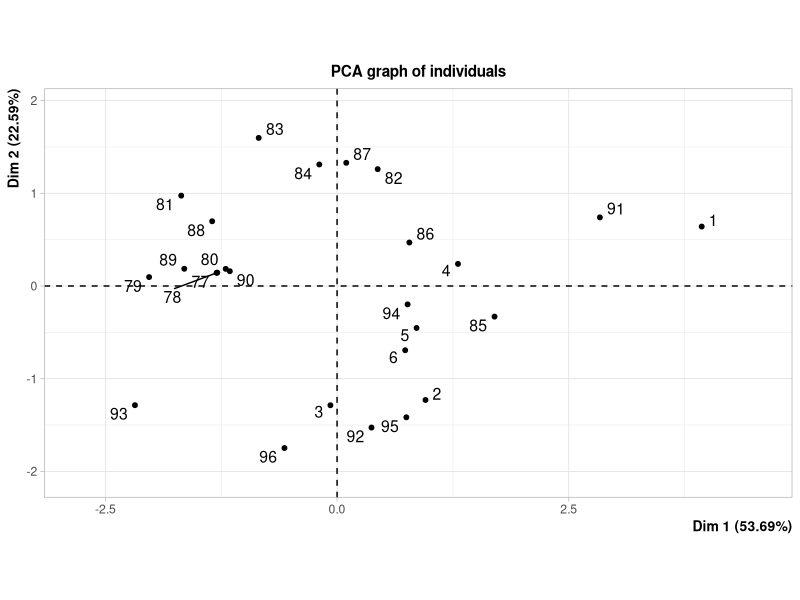
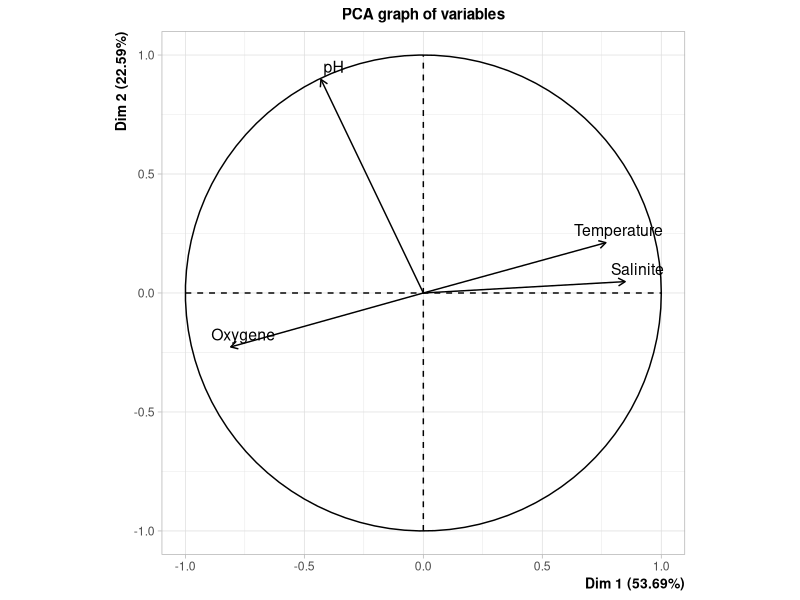
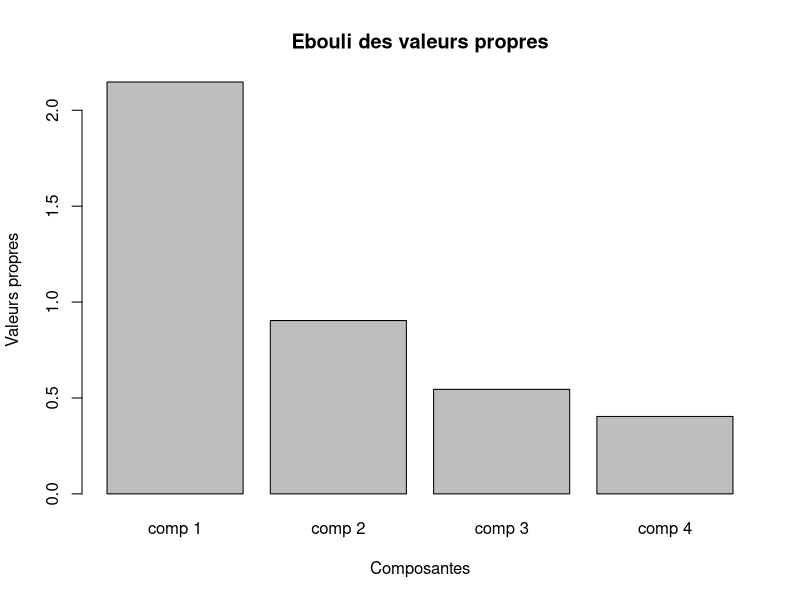
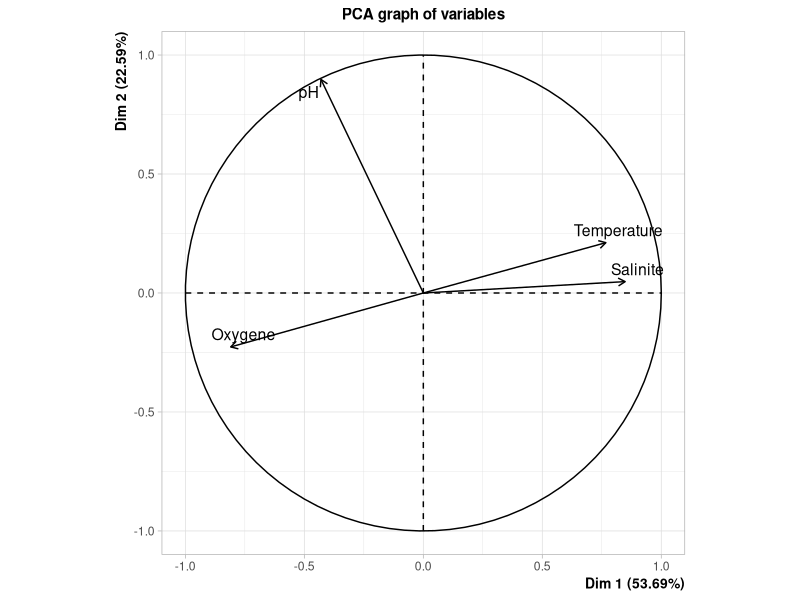
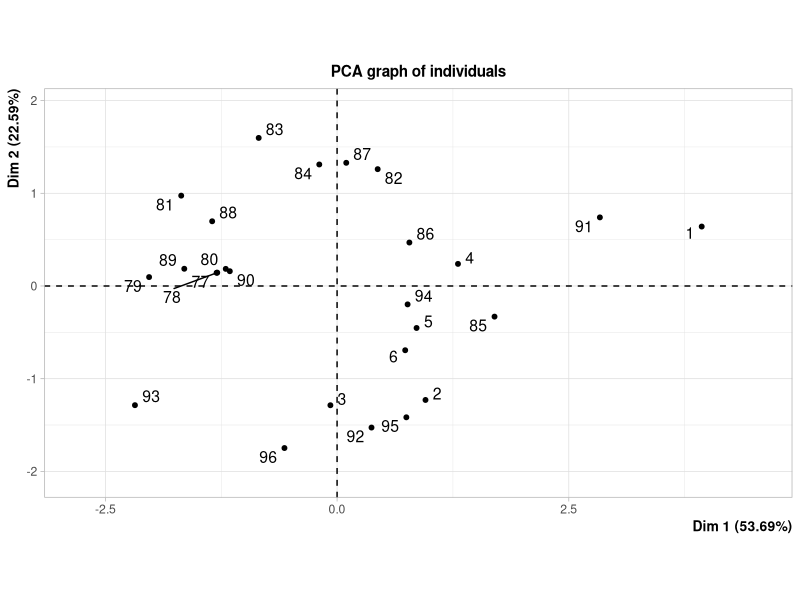
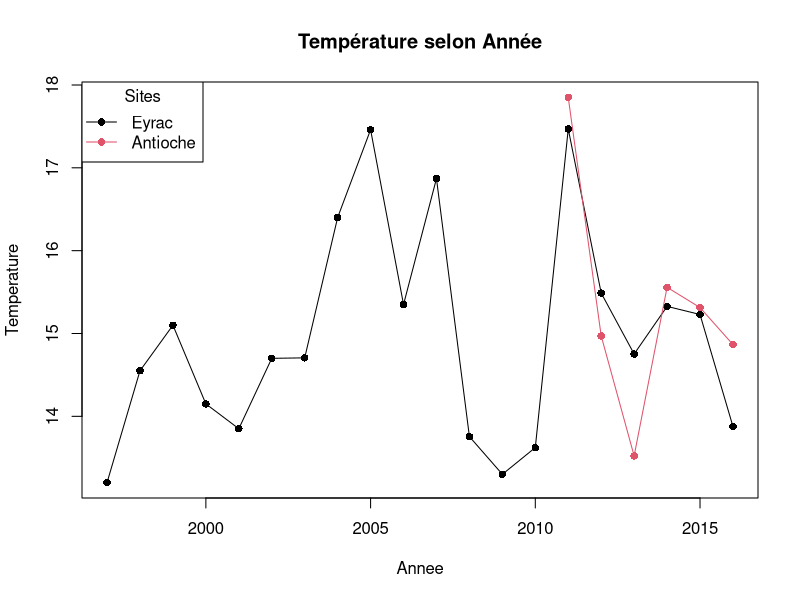
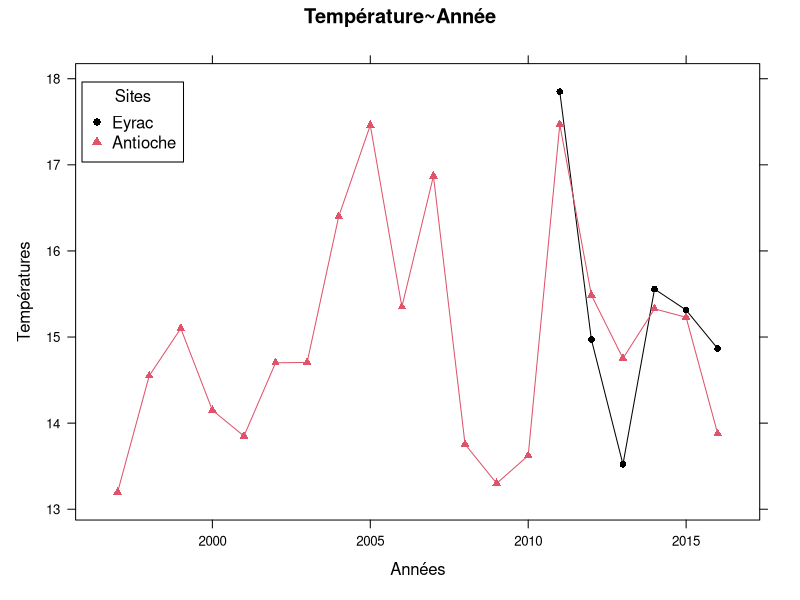

R code for these plots, in order:
setwd("~/Bureau/m2/s3/stat/project/script/")
######################################
# Imporation des données : paramètres mesurés selon mois et selon année
######################################

mois<-read.csv("bdd_mois_somlit.csv", header = T,  dec = ".")
annee<-read.csv("bdd_annee_somlit.csv", header = T,  dec = ".")

#############
# Analyse multivariée ACP
#############
str(annee)
summary(annee)

# exemple d'ACP pour Antioche pour paramètre pH et température

# choix des paramètres(select) et de l'année/site
data0<-subset(annee, NOM_SITE=="Antioche" | NOM_SITE=="Eyrac", select = c("pH","Temperature", "Salinite", "Oxygene"))
data<-subset(annee, NOM_SITE=="Antioche" | NOM_SITE=="Eyrac", select = c("Annee","NOM_SITE","pH","Temperature", "Salinite", "Oxygene"))
# nb_na<-sum(is.na(annee)) # Calculer nombre de NA présent dans le sous ensemble
# c("Il y a", nb_na,"NA")

#############
# Transformation des paramètres année et mois en facteur (pour une représentation utilisant s.class)
#############

#data$Annee<-as.factor(data$Annee)
# mois$Annee<-as.factor(mois$Annee); mois$Mois<-as.factor(mois$Mois)



library(FactoMineR)
ACP<-PCA(scale(data0), scale.unit = TRUE )
round(ACP$eig,2)
barplot(ACP$eig[,1], main="Ebouli des valeurs propres", xlab = "Composantes", ylab="Valeurs propres")
100/ncol(data) #contrib min
round(ACP$var$contrib[,1:2],2 )
round (ACP$var$cos2[,1] + ACP$var$cos2[,2],2) # Somme des cos2 des variables pour deux axes gardés
coordP<-round(ACP$var$coord[,1:2],2);coordP #Coordonnées sur le cercle de corrélation
coordS<-round(ACP$ind$coord[,1:2],2);coordS #Coordonnées des stations

par(mfrow=c(1,2))
plot(ACP,choix="var",axes= c(1,2))
plot(ACP,choix="ind",axes= c(1,2))

#library(ade4)
#s.class(ACP$ind$coord[,c(1,2)] , fac=data$NOM_SITE, col=c(1:20) )
#s.class(ACP$ind$coord[,c(1,2)] , fac=data$Annee, col=c(1:20) )


###############
# Représentations graphiques avec plot ou xyplot
###############

par(mfrow=c(1,1))
?plot
plot(Temperature~Annee, data=data, type = "n", main = "Température selon Année")
with(subset(data, NOM_SITE=="Eyrac"), c(lines(Annee, Temperature, col = 1), points(Annee, Temperature, col = 1, pch = 16)))
with(subset(data, NOM_SITE=="Antioche"), c(lines(Annee, Temperature, col = 2), points(Annee, Temperature, col = 2, pch = 16)))
legend("topleft", legend=c("Eyrac", "Antioche"), col=c(1:2), pch = 16, lty = 1, title = "Sites")

library(lattice)
# /!\ Problème de légende
xyplot(Temperature~Annee, groups = NOM_SITE, data=data, type = "b", main="Température~Année", xlab="Années", ylab="Températures", col=c(1:2), pch=c(16:17))
legend("topleft", legend=c("Eyrac", "Antioche"), col=c(1:2), pch = c(16:17), title = "Sites")
